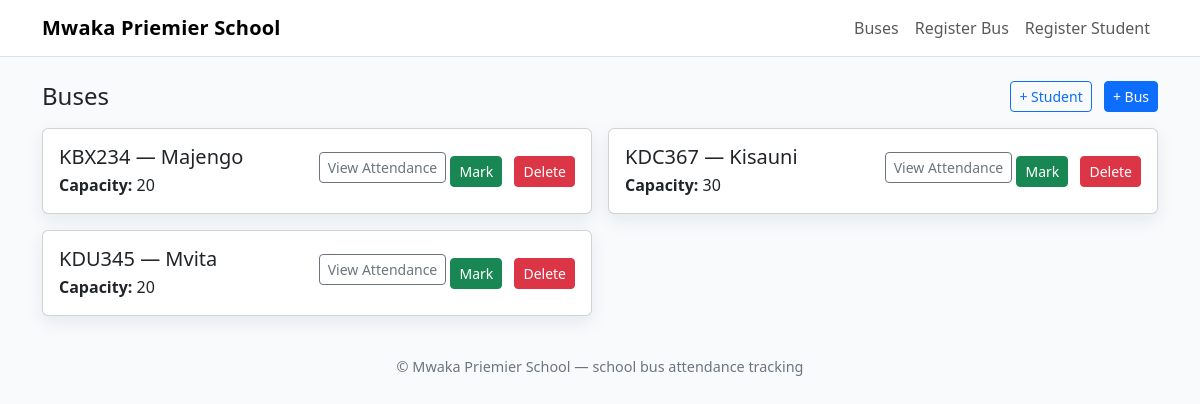
The page / on the database its author committed.
### busapp/models.py (models this page shows, shortened)
class Bus(models.Model):
    bus_number = models.CharField(max_length=10)
    route = models.CharField(max_length=100)
    capacity = models.IntegerField()

### busapp/views.py (the view)
# urls.py: path('', views.bus_list, name='bus_list'),
def bus_list(request):
    buses = Bus.objects.all()
    return render(request, 'busapp/bus_list.html', {'buses': buses})

### busapp/templates/busapp/bus_list.html (shortened to what this page needs)
{% extends 'busapp/base.html' %}
{% block content %}
  <div class="d-flex justify-content-between align-items-center mb-3">
    <h2 class="h4 mb-0">Buses</h2>
    <div>
      <a class="btn btn-sm btn-outline-primary me-2" href="{% url 'register_student' %}">+ Student</a>
      <a class="btn btn-sm btn-primary" href="{% url 'register_bus' %}">+ Bus</a>
    </div>
  </div>
  <div class="row g-3">
    {% for bus in buses %}
      <div class="col-md-6">
        <div class="card card-shadow">
          <div class="card-body d-flex justify-content-between align-items-center">
            <div>
              <h5 class="card-title mb-1">{{ bus.bus_number }} — {{ bus.route }}</h5>
              <p class="card-text mb-0"><strong>Capacity:</strong> {{ bus.capacity }}</p>
            </div>
            <div class="text-end">
              <a class="btn btn-sm btn-outline-secondary mb-2" href="{% url 'bus_attendance' bus.id %}">View Attendance</a>
              <a class="btn btn-sm btn-success" href="{% url 'mark_attendance' bus.id %}">Mark</a>
              <form method="post" action="{% url 'delete_bus' bus.id %}" class="d-inline-block ms-2">
                <button type="submit" class="btn btn-sm btn-danger" onclick="return confirm('Delete this bus? This will remove associated students.');">Delete</button>
              </form>
            </div>
          </div>
        </div>
      </div>
    {% empty %}
      <div class="col-12">
        <div class="alert alert-info mb-0">No buses registered yet.</div>
      </div>
    {% endfor %}
  </div>
{% endblock %}

### busapp/templates/busapp/base.html (style rules this page uses)
body { background:#f8fafc; }
.card-shadow { box-shadow: 0 6px 18px rgba(18, 38, 63, 0.08); }

### rows shown on the page
Bus: bus_number "KBX234", route "Majengo", capacity "20"
Bus: bus_number "KDC367", route "Kisauni", capacity "30"
Bus: bus_number "KDU345", route "Mvita", capacity "20"
